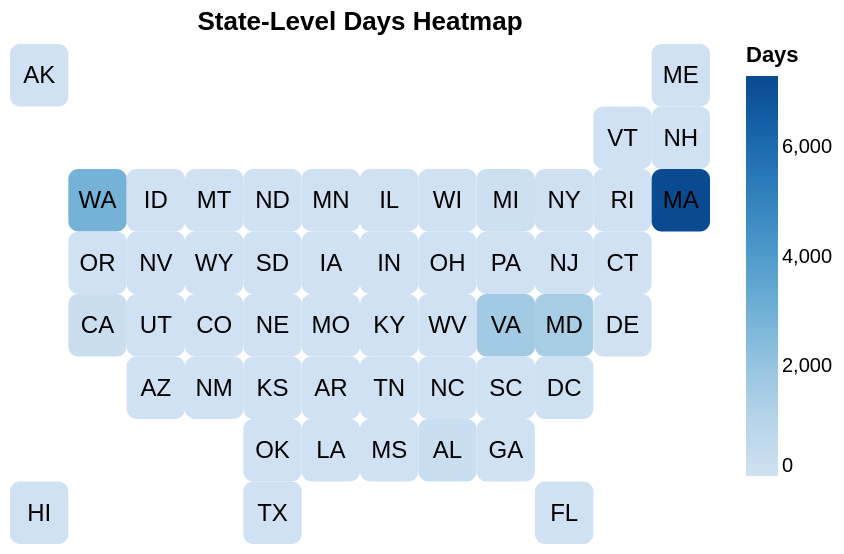

This figure's notebook cell:
### Code cell
# display the chart
chart

### Figure 1 — Vega-Lite specification as saved in the notebook (floating-point values rounded to 4 significant figures)
{"config": {"view": {"continuousWidth": 300, "continuousHeight": 300, "strokeOpacity": 0}}, "layer": [{"mark": {"type": "rect", "cornerRadius": 5, "stroke": null}, "encoding": {"color": {"field": "days", "legend": {"title": "Days"}, "scale": {"scheme": "blues"}, "type": "quantitative"}, "tooltip": [{"field": "code", "type": "nominal"}, {"field": "days", "type": "quantitative"}], "x": {"axis": null, "field": "col", "type": "ordinal"}, "y": {"axis": null, "field": "row", "type": "ordinal"}}, "title": "State-Level Days Heatmap"}, {"mark": {"type": "text", "align": "center", "baseline": "middle", "fill": "black", "fontSize": 12}, "encoding": {"color": {"field": "days", "legend": {"title": "Days"}, "scale": {"scheme": "blues"}, "type": "quantitative"}, "text": {"field": "code", "type": "ordinal"}, "tooltip": [{"field": "code", "type": "nominal"}, {"field": "days", "type": "quantitative"}], "x": {"axis": null, "field": "col", "type": "ordinal"}, "y": {"axis": null, "field": "row", "type": "ordinal"}}, "title": "State-Level Days Heatmap"}], "data": {"name": "data-274307f5d7d584c89eef2d937706e406"}, "height": 250, "width": 350, "$schema": "https://vega.github.io/schema/vega-lite/v5.20.1.json", "datasets": {"data-274307f5d7d584c89eef2d937706e406": [{"id": 152, "publication": "NPR", "state": "Alaska", "code": "AK", "col": 2, "row": 1, "State": "Alaska", "Abbreviation": "AK", "duration": "days", "estimate": null, "day_multiplier": 2.0, "days": 2.0}, {"id": 153, "publication": "NPR", "state": "Hawaii", "code": "HI", "col": 2, "row": 8, "State": "Hawaii", "Abbreviation": "HI", "duration": "---", "estimate": null, "day_multiplier": 0.0, "days": 0.0}, {"id": 154, "publication": "NPR", "state": "Washington", "code": "WA", "col": 3, "row": 3, "State": "Washington", "Abbreviation": "WA", "duration": "years", "estimate": 8.0, "day_multiplier": 365.0, "days": 2920.0}, {"id": 155, "publication": "NPR", "state": "Oregon", "code": "OR", "col": 3, "row": 4, "State": "Oregon", "Abbreviation": "OR", "duration": "weeks", "estimate": 1.5, "day_multiplier": 7.0, "days": 10.5}, {"id": 156, "publication": "NPR", "state": "California", "code": "CA", "col": 3, "row": 5, "State": "California", "Abbreviation": "CA", "duration": "months", "estimate": 7.0, "day_multiplier": 30.0, "days": 210.0}, {"id": 157, "publication": "NPR", "state": "Idaho", "code": "ID", "col": 4, "row": 3, "State": "Idaho", "Abbreviation": "ID", "duration": "hours", "estimate": null, "day_multiplier": 0.5, "days": 0.5}, {"id": 158, "publication": "NPR", "state": "Nevada", "code": "NV", "col": 4, "row": 4, "State": "Nevada", "Abbreviation": "NV", "duration": "weeks", "estimate": null, "day_multiplier": 7.0, "days": 7.0}, {"id": 159, "publication": "NPR", "state": "Utah", "code": "UT", "col": 4, "row": 5, "State": "Utah", "Abbreviation": "UT", "duration": "days", "estimate": null, "day_multiplier": 4.0, "days": 4.0}, {"id": 160, "publication": "NPR", "state": "Arizona", "code": "AZ", "col": 4, "row": 6, "State": "Arizona", "Abbreviation": "AZ", "duration": "weeks", "estimate": 1.0, "day_multiplier": 7.0, "days": 7.0}, {"id": 161, "publication": "NPR", "state": "Montana", "code": "MT", "col": 5, "row": 3, "State": "Montana", "Abbreviation": "MT", "duration": "hours", "estimate": null, "day_multiplier": 0.5, "days": 0.5}, {"id": 162, "publication": "NPR", "state": "Wyoming", "code": "WY", "col": 5, "row": 4, "State": "Wyoming", "Abbreviation": "WY", "duration": "hours", "estimate": null, "day_multiplier": 0.5, "days": 0.5}, {"id": 163, "publication": "NPR", "state": "Colorado", "code": "CO", "col": 5, "row": 5, "State": "Colorado", "Abbreviation": "CO", "duration": "weeks", "estimate": 2.0, "day_multiplier": 7.0, "days": 14.0}, {"id": 164, "publication": "NPR", "state": "New Mexico", "code": "NM", "col": 5, "row": 6, "State": "New Mexico", "Abbreviation": "NM", "duration": "weeks", "estimate": null, "day_multiplier": 7.0, "days": 7.0}, {"id": 165, "publication": "NPR", "state": "North Dakota", "code": "ND", "col": 6, "row": 3, "State": "North Dakota", "Abbreviation": "ND", "duration": "hours", "estimate": null, "day_multiplier": 0.5, "days": 0.5}, {"id": 166, "publication": "NPR", "state": "South Dakota", "code": "SD", "col": 6, "row": 4, "State": "South Dakota", "Abbreviation": "SD", "duration": "days", "estimate": null, "day_multiplier": 2.0, "days": 2.0}, {"id": 167, "publication": "NPR", "state": "Nebraska", "code": "NE", "col": 6, "row": 5, "State": "Nebraska", "Abbreviation": "NE", "duration": "hours", "estimate": null, "day_multiplier": 0.5, "days": 0.5}, {"id": 168, "publication": "NPR", "state": "Kansas", "code": "KS", "col": 6, "row": 6, "State": "Kansas", "Abbreviation": "KS", "duration": "days", "estimate": null, "day_multiplier": 2.0, "days": 2.0}, {"id": 169, "publication": "NPR", "state": "Oklahoma", "code": "OK", "col": 6, "row": 7, "State": "Oklahoma", "Abbreviation": "OK", "duration": "hours", "estimate": null, "day_multiplier": 0.5, "days": 0.5}, {"id": 170, "publication": "NPR", "state": "Texas", "code": "TX", "col": 6, "row": 8, "State": "Texas", "Abbreviation": "TX", "duration": "days", "estimate": null, "day_multiplier": 4.0, "days": 4.0}, {"id": 171, "publication": "NPR", "state": "Minnesota", "code": "MN", "col": 7, "row": 3, "State": "Minnesota", "Abbreviation": "MN", "duration": "weeks", "estimate": null, "day_multiplier": 7.0, "days": 7.0}, {"id": 172, "publication": "NPR", "state": "Iowa", "code": "IA", "col": 7, "row": 4, "State": "Iowa", "Abbreviation": "IA", "duration": "days", "estimate": null, "day_multiplier": 2.0, "days": 2.0}, {"id": 173, "publication": "NPR", "state": "Missouri", "code": "MO", "col": 7, "row": 5, "State": "Missouri", "Abbreviation": "MO", "duration": "days", "estimate": null, "day_multiplier": 2.0, "days": 2.0}, {"id": 174, "publication": "NPR", "state": "Arkansas", "code": "AR", "col": 7, "row": 6, "State": "Arkansas", "Abbreviation": "AR", "duration": "hours", "estimate": null, "day_multiplier": 0.5, "days": 0.5}, {"id": 175, "publication": "NPR", "state": "Louisiana", "code": "LA", "col": 7, "row": 7, "State": "Louisiana", "Abbreviation": "LA", "duration": "weeks", "estimate": null, "day_multiplier": 7.0, "days": 7.0}, {"id": 176, "publication": "NPR", "state": "Illinois", "code": "IL", "col": 8, "row": 3, "State": "Illinois", "Abbreviation": "IL", "duration": "weeks", "estimate": 2.0, "day_multiplier": 7.0, "days": 14.0}, {"id": 177, "publication": "NPR", "state": "Indiana", "code": "IN", "col": 8, "row": 4, "State": "Indiana", "Abbreviation": "IN", "duration": "days", "estimate": null, "day_multiplier": 2.0, "days": 2.0}, {"id": 178, "publication": "NPR", "state": "Kentucky", "code": "KY", "col": 8, "row": 5, "State": "Kentucky", "Abbreviation": "KY", "duration": "days", "estimate": null, "day_multiplier": 2.0, "days": 2.0}, {"id": 179, "publication": "NPR", "state": "Tennessee", "code": "TN", "col": 8, "row": 6, "State": "Tennessee", "Abbreviation": "TN", "duration": "weeks", "estimate": 1.0, "day_multiplier": 7.0, "days": 7.0}, {"id": 180, "publication": "NPR", "state": "Mississippi", "code": "MS", "col": 8, "row": 7, "State": "Mississippi", "Abbreviation": "MS", "duration": "days", "estimate": null, "day_multiplier": 5.0, "days": 5.0}, {"id": 181, "publication": "NPR", "state": "Wisconsin", "code": "WI", "col": 9, "row": 3, "State": "Wisconsin", "Abbreviation": "WI", "duration": "days", "estimate": null, "day_multiplier": 4.0, "days": 4.0}, {"id": 182, "publication": "NPR", "state": "Ohio", "code": "OH", "col": 9, "row": 4, "State": "Ohio", "Abbreviation": "OH", "duration": "days", "estimate": null, "day_multiplier": 2.0, "days": 2.0}, {"id": 183, "publication": "NPR", "state": "West Virginia", "code": "WV", "col": 9, "row": 5, "State": "West Virginia", "Abbreviation": "WV", "duration": "days", "estimate": null, "day_multiplier": 2.0, "days": 2.0}, {"id": 184, "publication": "NPR", "state": "North Carolina", "code": "NC", "col": 9, "row": 6, "State": "North Carolina", "Abbreviation": "NC", "duration": "weeks", "estimate": 3.0, "day_multiplier": 7.0, "days": 21.0}, {"id": 185, "publication": "NPR", "state": "Alabama", "code": "AL", "col": 9, "row": 7, "State": "Alabama", "Abbreviation": "AL", "duration": "months", "estimate": 9.0, "day_multiplier": 30.0, "days": 270.0}, {"id": 186, "publication": "NPR", "state": "Michigan", "code": "MI", "col": 10, "row": 3, "State": "Michigan", "Abbreviation": "MI", "duration": "months", "estimate": 2.5, "day_multiplier": 30.0, "days": 75.0}, {"id": 187, "publication": "NPR", "state": "Pennsylvania", "code": "PA", "col": 10, "row": 4, "State": "Pennsylvania", "Abbreviation": "PA", "duration": "weeks", "estimate": null, "day_multiplier": 7.0, "days": 7.0}, {"id": 188, "publication": "NPR", "state": "Virginia", "code": "VA", "col": 10, "row": 5, "State": "Virginia", "Abbreviation": "VA", "duration": "years", "estimate": 4.5, "day_multiplier": 365.0, "days": 1642.0}, {"id": 189, "publication": "NPR", "state": "South Carolina", "code": "SC", "col": 10, "row": 6, "State": "South Carolina", "Abbreviation": "SC", "duration": "weeks", "estimate": 2.0, "day_multiplier": 7.0, "days": 14.0}, {"id": 190, "publication": "NPR", "state": "Georgia", "code": "GA", "col": 10, "row": 7, "State": "Georgia", "Abbreviation": "GA", "duration": "weeks", "estimate": null, "day_multiplier": 7.0, "days": 7.0}, {"id": 191, "publication": "NPR", "state": "New York", "code": "NY", "col": 11, "row": 3, "State": "New York", "Abbreviation": "NY", "duration": "months", "estimate": 2.0, "day_multiplier": 30.0, "days": 60.0}, {"id": 192, "publication": "NPR", "state": "New Jersey", "code": "NJ", "col": 11, "row": 4, "State": "New Jersey", "Abbreviation": "NJ", "duration": "days", "estimate": null, "day_multiplier": 2.0, "days": 2.0}, {"id": 193, "publication": "NPR", "state": "Maryland", "code": "MD", "col": 11, "row": 5, "State": "Maryland", "Abbreviation": "MD", "duration": "years", "estimate": 4.0, "day_multiplier": 365.0, "days": 1460.0}, {"id": 194, "publication": "NPR", "state": "DC", "code": "DC", "col": 11, "row": 6, "State": "District of Columbia", "Abbreviation": "DC", "duration": "weeks", "estimate": 4.0, "day_multiplier": 7.0, "days": 28.0}, {"id": 195, "publication": "NPR", "state": "Florida", "code": "FL", "col": 11, "row": 8, "State": "Florida", "Abbreviation": "FL", "duration": "weeks", "estimate": null, "day_multiplier": 7.0, "days": 7.0}, {"id": 196, "publication": "NPR", "state": "Vermont", "code": "VT", "col": 12, "row": 2, "State": "Vermont", "Abbreviation": "VT", "duration": "days", "estimate": null, "day_multiplier": 4.0, "days": 4.0}, {"id": 197, "publication": "NPR", "state": "Rhode Island", "code": "RI", "col": 12, "row": 3, "State": "Rhode Island", "Abbreviation": "RI", "duration": "days", "estimate": null, "day_multiplier": 4.0, "days": 4.0}, {"id": 198, "publication": "NPR", "state": "Connecticut", "code": "CT", "col": 12, "row": 4, "State": "Connecticut", "Abbreviation": "CT", "duration": "days", "estimate": null, "day_multiplier": 3.0, "days": 3.0}, {"id": 199, "publication": "NPR", "state": "Delaware", "code": "DE", "col": 12, "row": 5, "State": "Delaware", "Abbreviation": "DE", "duration": "hours", "estimate": null, "day_multiplier": 3.0, "days": 3.0}, {"id": 200, "publication": "NPR", "state": "Maine", "code": "ME", "col": 13, "row": 1, "State": "Maine", "Abbreviation": "ME", "duration": "weeks", "estimate": 3.0, "day_multiplier": 7.0, "days": 21.0}, {"id": 201, "publication": "NPR", "state": "New Hampshire", "code": "NH", "col": 13, "row": 2, "State": "New Hampshire", "Abbreviation": "NH", "duration": "days", "estimate": null, "day_multiplier": 2.0, "days": 2.0}, {"id": 202, "publication": "NPR", "state": "Massachusetts", "code": "MA", "col": 13, "row": 3, "State": "Massachusetts", "Abbreviation": "MA", "duration": "years", "estimate": 20.0, "day_multiplier": 365.0, "days": 7300.0}]}}
